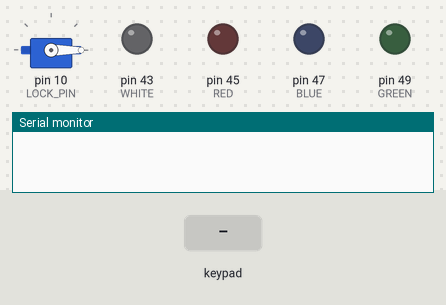
Simulated run of this sketch. Board: Arduino Mega 2560, built with avr-gcc and run on an emulated ATmega2560. Shown: servo, output pins drawn as LEDs (lit = HIGH), the last lines printed to the serial monitor. Dashed ring = blinking. Inputs (shaded band) come from the test bench.

Above: at 1.2 s.
1.3 s: keypad keys 9 8 7 6 pressed 0.4 s apart
At 3.5 s:
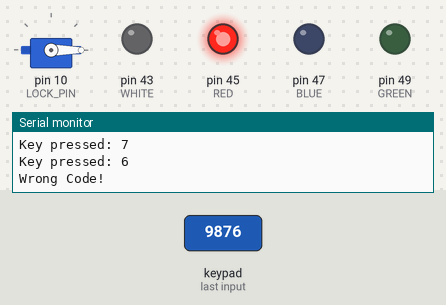
4.4 s: key '*' pressed
At 5.0 s:
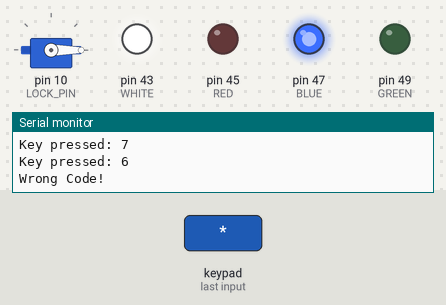
6.6 s: key 'A' pressed
At 6.73 s:
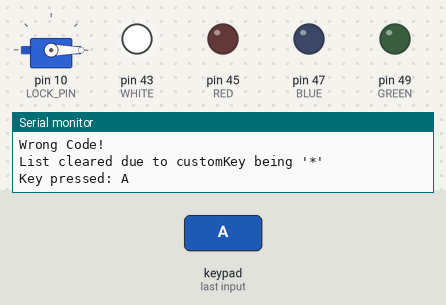
8.1 s: keypad keys 9 8 7 6 # pressed 0.4 s apart
At 11.2 s:
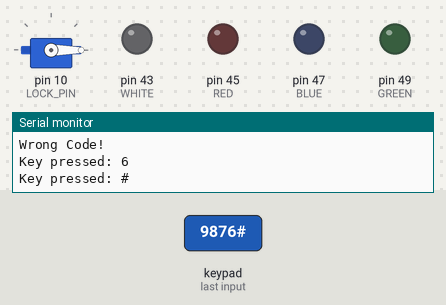
11.9 s: key 'B' pressed
At 12.03 s:
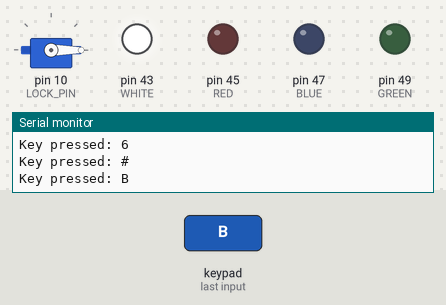
13.4 s: keypad keys 9 8 7 6 D pressed 0.4 s apart
At 14.4 s:
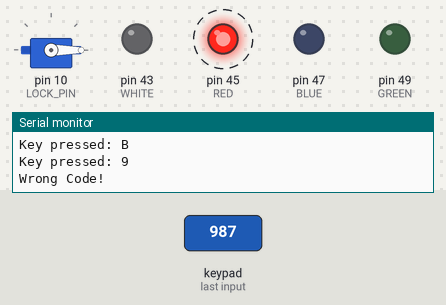
Timing chart, 0 to 18.2 s (numbered marks = the images above; inputs shaded):
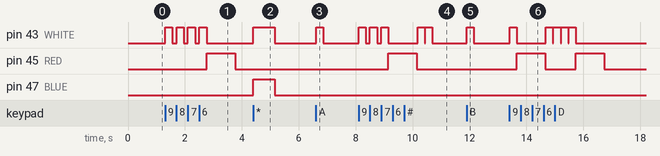

The sketch:

lock_standalone.ino
```cpp
#include <Keypad.h>
#include <LinkedList.h>
#include <Servo.h>
#define GREEN 49
#define RED 45
#define BLUE 47
#define WHITE 43
#define LOCK_PIN 10
const byte ROWS = 4; // four rows
const byte COLS = 4; // four columns

// Define the symbols on the buttons of the keypad
char hexaKeys[ROWS][COLS] = {
  {'1','2','3','A'},
  {'4','5','6','B'},
  {'7','8','9','C'},
  {'*','0','#','D'}
};

byte rowPins[ROWS] = {9, 8, 7, 6}; // Connect to the row pinouts of the keypad
byte colPins[COLS] = {5, 4, 3, 2}; // Connect to the column pinouts of the keypad

// Initialize an instance of the Keypad class
Keypad customKeypad = Keypad(makeKeymap(hexaKeys), rowPins, colPins, ROWS, COLS);

// LinkedList to hold the input characters
LinkedList<char> ASCII;

unsigned long lastInputTime = 0;  // Used to track the last input time


Servo lockServo;

void setup() {
  Serial.begin(9600);  // Start serial communication
  pinMode(GREEN, OUTPUT);
  pinMode(RED, OUTPUT);
  pinMode(BLUE, OUTPUT);
  pinMode(WHITE, OUTPUT);

  lockServo.attach(LOCK_PIN);  // Attach the servo to the lock pin
  lockServo.write(0);  // Lock the mechanism initially (0 degrees)

  lastInputTime = millis();  // Initialize last input time
}

void loop() {
  char customKey = customKeypad.getKey();  // Get the key pressed from the keypad

  if (customKey) {  // Check if a key is pressed
    if (customKey == '*') {  // If '*' is pressed, clear the list
      digitalWrite(BLUE, HIGH);
      digitalWrite(WHITE, HIGH);
      delay(750);
      digitalWrite(BLUE, LOW);
      digitalWrite(WHITE, LOW);
      ASCII.clear();
      Serial.println("List cleared due to customKey being '*'");
    } else {
      Serial.print("Key pressed: ");
      Serial.println(customKey);  // Print the key pressed
      ASCII.add(customKey);  // Add the key to the list
      digitalWrite(WHITE, HIGH);
      delay(250);
      digitalWrite(WHITE, LOW);
    }
  }

  // Check if the sequence is found in the list
  if (checkSequence()) {
    Serial.println("Sequence found, triggering action!");
    performAction();
  }
}

// Function to check for the specific sequence 7, 'A', 6, 4
bool checkSequence() {
  if (ASCII.size() >= 4) {
    if (ASCII.get(0) == '7' && ASCII.get(1) == 'A' && ASCII.get(2) == '6' && ASCII.get(3) == '4') {
      Serial.println("Sequence matched!");
      return true;  // Sequence matched
    }
    else{
      Serial.println("Wrong Code!");
      digitalWrite(RED, HIGH);
      delay(1000);
      digitalWrite(RED, LOW);
      ASCII.clear();
    }
  }
  return false;  // Sequence not matched
}

// Function to perform the action when the sequence is found
void performAction() {
  Serial.println("Action performed because the sequence matched!");
  digitalWrite(GREEN, HIGH);
  lockServo.write(90);  // Unlock the mechanism (servo to 90 degrees)
  delay(3000);
  lockServo.write(0);  // Lock the mechanism again (servo to 0 degrees)
  digitalWrite(GREEN, LOW);
  ASCII.clear();  // Clear the list after the action is performed
}
```

Measured:
- after the input at 1.3 s, pin 43 (WHITE): alternates HIGH for 0.25 s and LOW for 0.15 s, 8 changes in all, then stays LOW, starting at once; pin 45 (RED): LOW → HIGH after 1.5 s, → LOW 1.0 s later
- after the input at 4.4 s, pin 43 (WHITE), pin 47 (BLUE): LOW → HIGH at once, → LOW 0.75 s later
- after the input at 6.6 s, pin 43 (WHITE): LOW → HIGH at once, → LOW 0.25 s later
- after the input at 8.1 s, pin 43 (WHITE): LOW → HIGH at once, → LOW 0.25 s later, → HIGH 0.14 s later, → LOW 0.25 s later, … (10 changes in this stretch); pin 45 (RED): LOW → HIGH after 1.1 s, → LOW 1.0 s later
- after the input at 11.9 s, pin 43 (WHITE): LOW → HIGH at once, → LOW 0.25 s later
- after the input at 13.4 s, pin 43 (WHITE): goes HIGH 0.25 s, LOW 1.0 s, 3 × (HIGH 0.25 s, LOW 0.02 s), HIGH 0.25 s, then LOW, starting at once; pin 45 (RED): alternates HIGH for 1.0 s and LOW for 1.1 s, starting after 0.26 s
